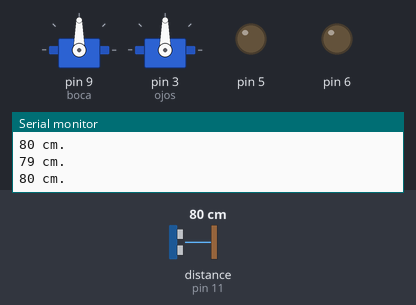
The sketch below on a simulated Arduino Uno, built with avr-gcc and run on an emulated ATmega328P. Shown: 2 × servo, output pins drawn as LEDs (lit = HIGH), the last lines printed to the serial monitor. Wiring (inferred from the names in the program): ultrasonic range finder: trigger pin 10; echo pin 11. Inputs (shaded band) come from the test bench; at power-on: distance to the obstacle (sensor on pin 11) 80 cm. The echo pulse lasts 58.3 µs per cm; random numbers use the default seed unless the sketch sets one; pins used as bus, display or sensor lines are not drawn.

Above: at 1.2 s.
1.3 s: distance to the obstacle (sensor on pin 11) set to 33 cm
4.3 s: distance to the obstacle (sensor on pin 11) set to 27 cm
At 5.6 s:
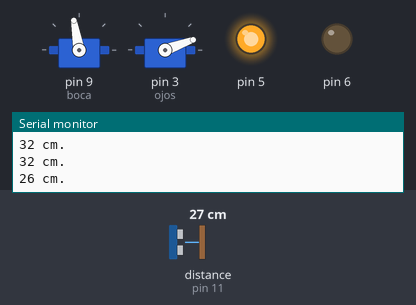
7.3 s: distance to the obstacle (sensor on pin 11) set to 35 cm
At 8.1 s:
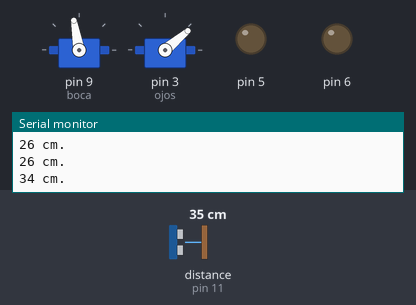
8.8 s: distance to the obstacle (sensor on pin 11) set to 2 cm
At 10.6 s:
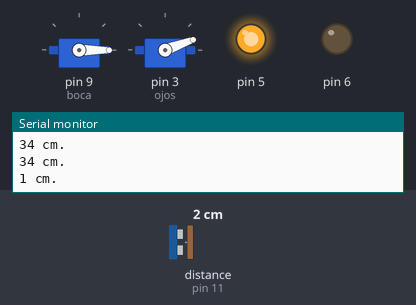
11.8 s: distance to the obstacle (sensor on pin 11) set to 60 cm
At 12.5 s:
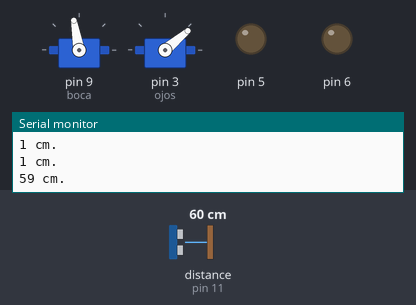
Timing chart, 0 to 14.3 s (numbered marks = the images above; inputs shaded):
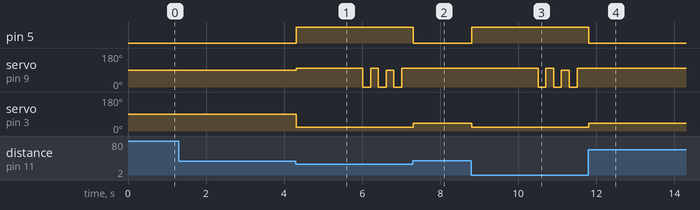

The sketch:

Sorting_hat_Arduino.ino
```cpp
/*
  Harry Potter Sorting Hat

*/

// these constants won't change:
#include <Servo.h>                    // We tell the progam we are going to use a serve motor in order to include it in the code
int trigPin = 10;                     // The distance sensor trigger is connected to pin 10
int echoPin = 11;                     // The distance sensor echo is connected to pin 10
int Limite = 30 ;                     // Maximum distance 30 cm
Servo boca;                           // We declare a servo motor for the mouth
Servo ojos;                           // We declare a servo motor for the eyes

void setup()
{ Serial.begin (9600);                // use the serial port
  pinMode(trigPin, OUTPUT);           // declare the trigger of the Sensor as as OUTPUT
  pinMode(echoPin, INPUT);            // declare the echo of the Sensor as as INPUT
  pinMode(4, OUTPUT);                 // declare each color of the RGB as as OUTPUT and the pin they are connected to
  pinMode(5, OUTPUT);
  pinMode(6, OUTPUT);
  boca.attach(9);                     // the mouth servo is connected to pin 9
  ojos.attach(3);                     // the eyes servo is connected to pin 3
}

void loop()
{
  if ( measureDistance() < Limite) {  // we program checks if the distance of the objects is less to the limit stablished, if it is true the code continues
    int t = random (1, 5);            // the program chooses randomly a numeber between 1 and 5 each one represents a house of Hogwarts (since the orgram rounds up one ose appears two times because otherwise their color would bearly pop up
    boca.write(100);                  // mouth servo goes to a 100º position
    if (t == 1) {                     // if the random variable is 1 do the following:
      digitalWrite(4, HIGH) ;         // turn the green light on (Ravenclaw)
    } else if (t == 2) {              // if the random variable is 2 do the following:
      digitalWrite(5, HIGH) ;         // turn the red light on (Gryffindor)
    } else if (t == 3) {              // if the random variable is 3 do the following:
      digitalWrite (6, HIGH) ;        // turn the blue light on (Slytherin)
    } else if (t == 4) {              // if the random variable is 4 do the following:
      digitalWrite(5, HIGH) ;         // turn the red light on
      digitalWrite (4, HIGH) ;        // turn the green light on, the result the color yellow(Hufflepuff)
    } else if (t == 5) {              // if the random variable is 5 do the following:
      digitalWrite (5, HIGH) ;        // turn the red light on (Gryffindor)
    }
    ojos.write(20);                   // Eyes servo goes to 20º position
    delay(200);
    delay(1500);
    boca.write(0);                    // Mouth servo goes to 0º position
    delay(200);
    boca.write(100);                  // Mouth servo goes to 100º position
    delay(200);
    boca.write(0);                    // Mouth servo goes to 0º position
    delay(200);
    boca.write(90);                   // Mouth servo goes to 90º position
    delay(200);
    boca.write(0);                    // Mouth servo goes to 0º position
    delay(200);
    boca.write(100);                  // Mouth servo goes to 100º position
    delay(200);

    while (measureDistance() < Limite) { // Mantein the position until the distance is bigger than the limir stablished

    }                                 // Once the distance is bigger than the limit, do the following:
    digitalWrite (4, LOW) ;           // Turn the RGB off
    digitalWrite (5, LOW) ;
    digitalWrite (6, LOW) ;
    ojos.write(40);                   // Eyes servo goes to 40º position
    delay(1000);
  }
}


long measureDistance() {
  long duracion, distancia ;
  digitalWrite(trigPin, LOW);                  // We make sure the trigger is disabled
  delayMicroseconds(2);                        // To make sure the trigger is LOW
  digitalWrite(trigPin, HIGH);                 // We activate the output pulse
  delayMicroseconds(10);                       // We wait for 10µs. (the pulse is still active during this 10µs)
  digitalWrite(trigPin, LOW);                  // We cut the pulse and wait until the echo activates
  duracion = pulseIn(echoPin, HIGH) ;          // The duration depends of the pulse detected by the sensor
  distancia = duracion / 2 / 29.1  ;           // We relate the distance to the duration
  Serial.println(String(distancia) + " cm.");  // The program reads and shows the distance meassured by the sensor
  return distancia;                            // The program returns the valur obtained of the distance
}
```

Measured:
- the behaviour switches between 31 and 30 cm on distance to the obstacle (sensor on pin 11) (found by bisection; images 0 and 1)
- after the input at 4.3 s, pin 5: LOW → HIGH at once; servo on pin 9 (boca): 90° → 100° at once, → 0° 1.7 s later, → 100° 0.20 s later, → 0° 0.20 s later, … (7 changes in this stretch); servo on pin 3 (ojos): 90° → 20° at once
- after the input at 7.3 s, pin 5: HIGH → LOW at once; servo on pin 3 (ojos): 20° → 40° at once
- after the input at 8.8 s, pin 5: LOW → HIGH at once; servo on pin 9 (boca): 100° → 0° after 1.7 s, → 100° 0.20 s later, → 0° 0.20 s later, → 90° 0.20 s later, … (6 changes in this stretch); servo on pin 3 (ojos): 40° → 20° at once
- after the input at 11.8 s, pin 5: HIGH → LOW at once; servo on pin 3 (ojos): 20° → 40° at once
